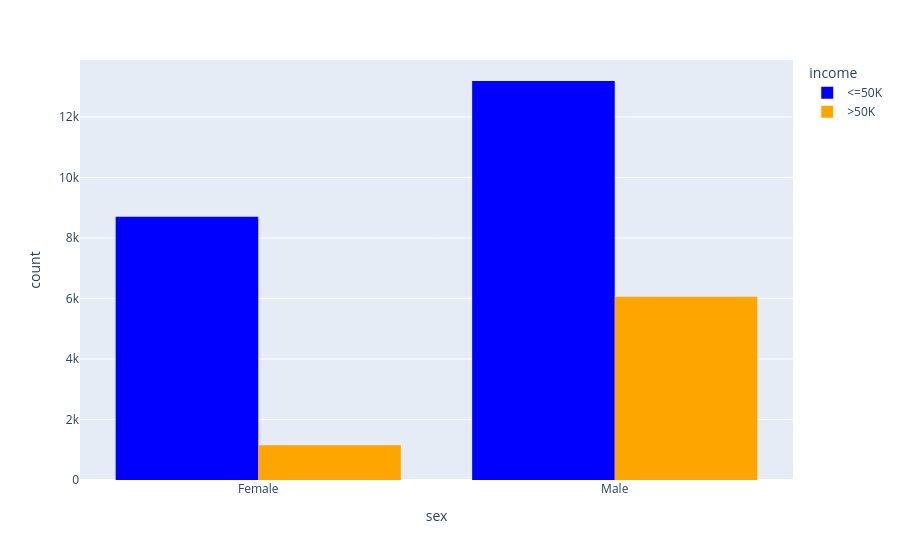

Notebook code cell kept with this figure:
### Markdown cell above
**Interpretation:** The dataset skews roughly two-thirds male, which is worth keeping in mind when interpreting `sex`-related patterns since the two groups are not equally represented.

### Code cell
px.histogram(
    df,
    x='sex',
    color='income',
    barmode='group',
    color_discrete_sequence=['blue', 'orange']
)

### Figure 1 — Plotly figure (JSON) as saved in the notebook; plotly's stock layout.template omitted (floating-point values rounded to 4 significant figures; data arrays with more than 128 entries replaced by an {"elided": "..."} marker saying what was removed)
{"data": [{"alignmentgroup": "True", "bingroup": "x", "hovertemplate": "income=<=50K<br>sex=%{x}<br>count=%{y}<extra></extra>", "legendgroup": "<=50K", "marker": {"color": "blue", "pattern": {"shape": ""}}, "name": "<=50K", "offsetgroup": "<=50K", "orientation": "v", "showlegend": true, "type": "histogram", "x": {"elided": "21886 str values"}, "xaxis": "x", "yaxis": "y"}, {"alignmentgroup": "True", "bingroup": "x", "hovertemplate": "income=>50K<br>sex=%{x}<br>count=%{y}<extra></extra>", "legendgroup": ">50K", "marker": {"color": "orange", "pattern": {"shape": ""}}, "name": ">50K", "offsetgroup": ">50K", "orientation": "v", "showlegend": true, "type": "histogram", "x": {"elided": "7210 str values"}, "xaxis": "x", "yaxis": "y"}], "layout": {"barmode": "group", "legend": {"title": {"text": "income"}, "tracegroupgap": 0}, "margin": {"t": 60}, "xaxis": {"anchor": "y", "domain": [0, 1], "title": {"text": "sex"}}, "yaxis": {"anchor": "x", "domain": [0, 1], "title": {"text": "count"}}}}
